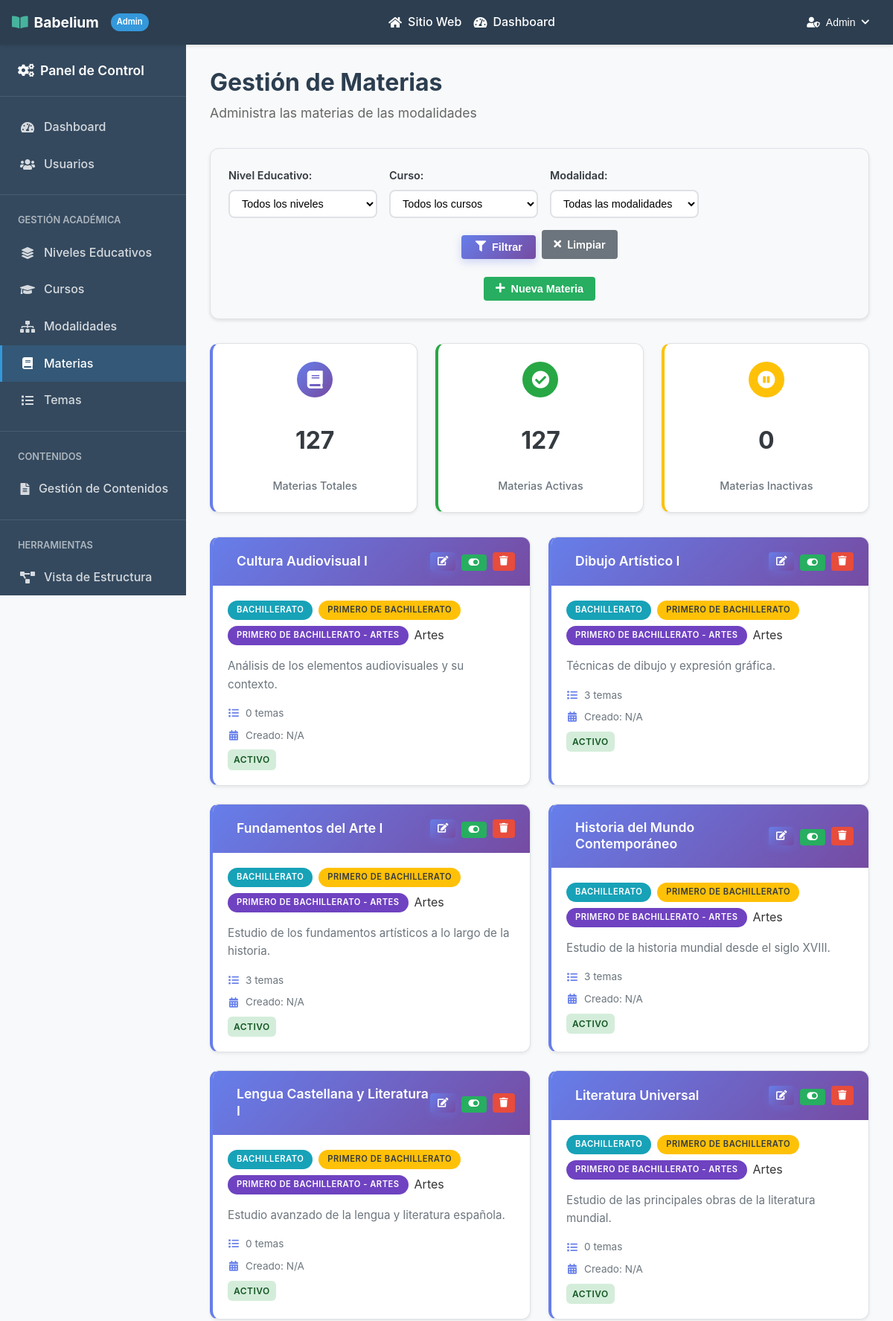
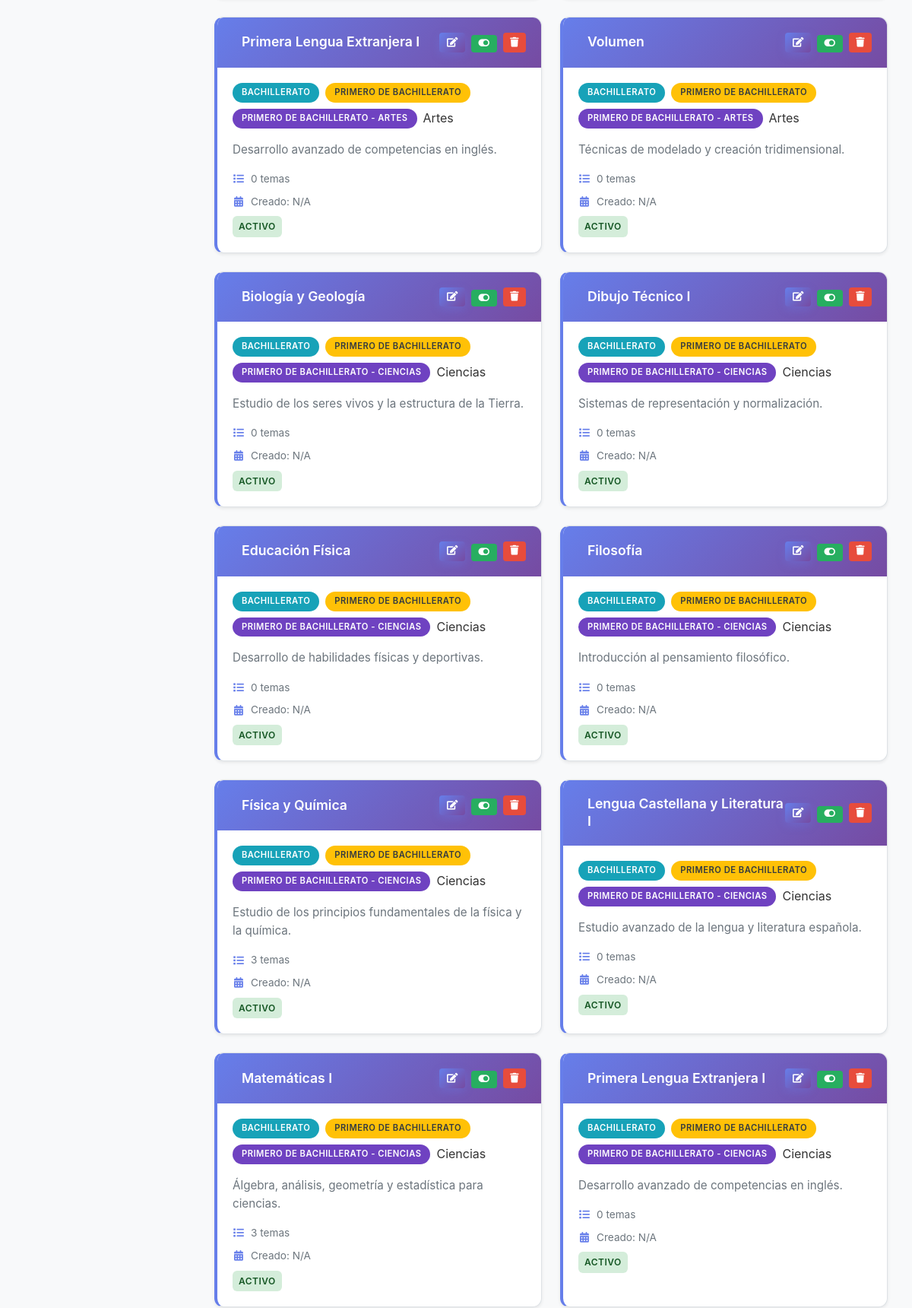
Page /admin/materias.php (signed in, upper part) on the committed database (2 pictures, top to bottom).
### tables this page shows
CREATE TABLE `materias` (
  `id` int(11) NOT NULL,
  `modalidad_curso_id` int(11) NOT NULL,
  `nombre` varchar(255) NOT NULL,
  `descripcion` text DEFAULT NULL,
  `creditos` int(11) DEFAULT 0,
  `obligatoria` tinyint(1) DEFAULT 1,
  `activo` tinyint(1) DEFAULT 1,
  `nivel_id` int(11) DEFAULT NULL
);

### admin/materias.php (the view, shortened to what this page needs)
<?php
require_once('../db/connection.php');
try {
    $where_conditions = [];
    $params = [];
    $param_types = "";
    $where_clause = !empty($where_conditions) ? "WHERE " . implode(" AND ", $where_conditions) : "";
    $query = "
        SELECT mat.*,
           COALESCE(m.nombre, 'Sin modalidad') as modalidad_nombre,
           COALESCE(c.nombre, 'Sin curso') as curso_nombre,
           COALESCE(ne.nombre, 'Sin nivel') as nivel_nombre,
           COALESCE(r.nombre, 'Sin rama') as rama_nombre,
           COALESCE((SELECT COUNT(*) FROM temas WHERE materia_id = mat.id), 0) as total_temas
    FROM materias mat
    LEFT JOIN modalidades_curso m ON mat.modalidad_curso_id = m.id
    LEFT JOIN cursos c ON m.curso_id = c.id
    LEFT JOIN niveles_educativos ne ON c.nivel_id = ne.id
    LEFT JOIN ramas r ON m.rama_id = r.id
    $where_clause
    ORDER BY COALESCE(ne.nombre, 'ZZZ'), COALESCE(c.nombre, 'ZZZ'), COALESCE(m.nombre, 'ZZZ'), mat.nombre
";
    if (!empty($params)) {
        $stmt = $conexion->prepare($query);
        if (!$stmt) {
            throw new Exception("Error preparando consulta: " . $conexion->error);
        }
        $stmt->bind_param($param_types, ...$params);
        $stmt->execute();
        $result = $stmt->get_result();
        $materias = [];
        while ($row = $result->fetch_assoc()) {
            $materias[] = $row;
        }
        $stmt->close();
    } else {
        $result = $conexion->query($query);
        $materias = [];
        while ($row = $result->fetch_assoc()) {
            $materias[] = $row;
        }
    }
} catch (Exception $e) {
    $materias = [];
    $mensaje = "Error al cargar las materias: " . $e->getMessage();
    $tipo_mensaje = "error";
    error_log("Error en materias.php: " . $e->getMessage());
}
$total_materias = count($materias);
$materias_activas = array_filter($materias, function($materia) {
    return $materia['activo'] == 1;
});
$total_activas = count($materias_activas);
$total_inactivas = $total_materias - $total_activas;
?>
<!DOCTYPE html>
<html lang="es">
<head>
    <link rel="stylesheet" href="https://cdnjs.cloudflare.com/ajax/libs/font-awesome/6.5.0/css/all.min.css">
    <link rel="stylesheet" href="../css/reset.css">
    <link rel="stylesheet" href="../css/style.css">
    <link rel="stylesheet" href="../css/admin.css">
    <link rel="stylesheet" href="../css/admin-materias.css">
    <link rel="stylesheet" href="../css/components.css">
</head>
<body>
    <?php include_once "../includes/admin_header.php" ?>
    <div class="admin-container">
        <aside class="admin-sidebar">
            <div class="sidebar-header">
                <h3>
                    <i class="fas fa-cogs"></i>
                    Panel de Control
                </h3>
            </div>
            <nav class="sidebar-nav">
                <a href="dashboard.php" class="nav-item">
                    <i class="fas fa-tachometer-alt"></i>
                    <span>Dashboard</span>
                </a>
                <a href="usuarios.php" class="nav-item">
                    <i class="fas fa-users"></i>
                    <span>Usuarios</span>
                </a>
                <div style="border-top: 1px solid rgba(255,255,255,0.1); margin: 1rem 0;"></div>
                <div style="padding: 0.5rem 1.5rem; color: rgba(255,255,255,0.6); font-size: 0.8rem; font-weight: 600; text-transform: uppercase;">
                    Gestión Académica
                </div>
                <a href="niveles.php" class="nav-item">
                    <i class="fas fa-layer-group"></i>
                    <span>Niveles Educativos</span>
                </a>
                <a href="cursos.php" class="nav-item">
                    <i class="fas fa-graduation-cap"></i>
                    <span>Cursos</span>
                </a>
                <a href="modalidades.php" class="nav-item">
                    <i class="fas fa-sitemap"></i>
                    <span>Modalidades</span>
                </a>
                <a href="materias.php" class="nav-item active">
                    <i class="fas fa-book"></i>
                    <span>Materias</span>
                </a>
                <a href="temas.php" class="nav-item">
                    <i class="fas fa-list"></i>
                    <span>Temas</span>
                </a>
                <div style="border-top: 1px solid rgba(255,255,255,0.1); margin: 1rem 0;"></div>
                <div style="padding: 0.5rem 1.5rem; color: rgba(255,255,255,0.6); font-size: 0.8rem; font-weight: 600; text-transform: uppercase;">
                    Contenidos
                </div>
                <a href="contenidos.php" class="nav-item">
                    <i class="fas fa-file-alt"></i>
                    <span>Gestión de Contenidos</span>
                </a>
                <div style="border-top: 1px solid rgba(255,255,255,0.1); margin: 1rem 0;"></div>
                <div style="padding: 0.5rem 1.5rem; color: rgba(255,255,255,0.6); font-size: 0.8rem; font-weight: 600; text-transform: uppercase;">
                    Herramientas
                </div>
                <a href="estructura.php" class="nav-item">
                    <i class="fas fa-project-diagram"></i>
                    <span>Vista de Estructura</span>
                </a>
            </nav>
        </aside>
        <main class="admin-main">
            <div class="admin-header">
                <h1>Gestión de Materias</h1>
                <p>Administra las materias de las modalidades</p>
            </div>
            <div class="content-filters">
                <form method="GET" class="filters-form">
                    <div class="filter-group">
                        <label for="nivel">Nivel Educativo:</label>
                        <select name="nivel" id="nivel">
                            <option value="">Todos los niveles</option>
                        </select>
                    </div>
                    <div class="filter-group">
                        <label for="curso">Curso:</label>
                        <select name="curso" id="curso">
                            <option value="">Todos los cursos</option>
                        </select>
                    </div>
                    <div class="filter-group">
                        <label for="modalidad">Modalidad:</label>
                        <select name="modalidad" id="modalidad">
                            <option value="">Todas las modalidades</option>
                        </select>
                    </div>
                    <div class="filter-actions">
                        <button type="submit" class="btn btn-primary">
                            <i class="fas fa-filter"></i> Filtrar
                        </button>
                        <a href="materias.php" class="btn btn-secondary">
                            <i class="fas fa-times"></i> Limpiar
                        </a>
                    </div>
                </form>
                <div class="content-actions">
                    <button onclick="openModal('createModal')" class="btn btn-success">
                        <i class="fas fa-plus"></i> Nueva Materia
                    </button>
                </div>
            </div>
            <div class="stats-container">
                <div class="stat-card primary">
                    <div class="stat-icon">
                        <i class="fas fa-book"></i>
                    </div>
                    <div class="stat-number"><?php echo $total_materias; ?></div>
                    <div class="stat-label">Materias Totales</div>
                </div>
                <div class="stat-card success">
                    <div class="stat-icon">
                        <i class="fas fa-check-circle"></i>
                    </div>
                    <div class="stat-number"><?php echo $total_activas; ?></div>
                    <div class="stat-label">Materias Activas</div>
                </div>
                <div class="stat-card warning">
                    <div class="stat-icon">
                        <i class="fas fa-pause-circle"></i>
                    </div>
                    <div class="stat-number"><?php echo $total_inactivas; ?></div>
                    <div class="stat-label">Materias Inactivas</div>
                </div>
            </div>
            <div class="materia-grid">
                <?php if (empty($materias)): ?>
                    <div class="no-data">
                        <i class="fas fa-inbox"></i>
                        <p>No se encontraron materias</p>
                        <small>Crea una nueva materia para empezar</small>
                    </div>
                <?php else: ?>
                    <?php foreach ($materias as $materia): ?>
                        <div class="materia-card <?php echo $materia['activo'] ? '' : 'inactivo'; ?>" style="border-left-color: <?php echo isset($materia['color']) ? htmlspecialchars($materia['color']) : '#667eea'; ?>">
                            <div class="materia-header">
                                <div class="materia-title">
                                    <span class="materia-title-text"><?php echo htmlspecialchars($materia['nombre']); ?></span>
                                </div>
                                <div class="materia-actions">
                                    <button onclick="editMateria(<?php echo json_encode($materia); ?>)" class="btn btn-sm btn-primary" title="Editar">
                                        <i class="fas fa-edit"></i>
                                    </button>
                                    <form method="POST" style="display: inline;">
                                        <button type="submit" class="btn btn-sm <?php echo $materia['activo'] ? 'btn-success' : 'btn-secondary'; ?>" title="<?php echo $materia['activo'] ? 'Desactivar' : 'Activar'; ?>">
                                            <i class="fas fa-<?php echo $materia['activo'] ? 'toggle-on' : 'toggle-off'; ?>"></i>
                                        </button>
                                    </form>
                                    <button onclick="deleteMateria(<?php echo $materia['id']; ?>, <?php echo json_encode($materia['nombre']); ?>, <?php echo $materia['total_temas']; ?>)" class="btn btn-sm btn-danger" title="Eliminar">
                                        <i class="fas fa-trash"></i>
                                    </button>
                                </div>
                            </div>
                            <div class="materia-body">
                                <div class="materia-badges">
                                    <span class="nivel-badge"><?php echo htmlspecialchars($materia['nivel_nombre']); ?></span>
                                    <span class="curso-badge"><?php echo htmlspecialchars($materia['curso_nombre']); ?></span>
                                    <span class="modalidad-badge"><?php echo htmlspecialchars($materia['modalidad_nombre']); ?></span>
                                    <span class="rama-badge"><?php echo htmlspecialchars($materia['rama_nombre']); ?></span>
                                </div>
                                <div class="materia-description">
                                    <?php echo !empty($materia['descripcion']) ? htmlspecialchars($materia['descripcion']) : '<em>Sin descripción</em>'; ?>
                                </div>
                                <div class="materia-meta">
                                    <div class="materia-meta-item">
                                        <i class="fas fa-list"></i>
                                        <span><?php echo $materia['total_temas']; ?> temas</span>
                                    </div>
                                    <div class="materia-meta-item">
                                        <i class="fas fa-calendar-alt"></i>
                                        <span>Creado: <?php echo isset($materia['fecha_creacion']) ? date('d/m/Y', strtotime($materia['fecha_creacion'])) : 'N/A'; ?></span>
                                    </div>
                                    <div class="materia-meta-item">
                                        <span class="estado-badge <?php echo $materia['activo'] ? 'estado-activo' : 'estado-inactivo'; ?>">
                                            <?php echo $materia['activo'] ? 'Activo' : 'Inactivo'; ?>
                                        </span>
                                    </div>
                                </div>
                            </div>
                        </div>
                    <?php endforeach; ?>
                <?php endif; ?>
            </div>
        </main>
    </div>
</body>
</html>

### rows in the picture
materias: nombre "Cultura Audiovisual I", activo 1 (drawn), nivel_nombre "BACHILLERATO", curso_nombre "PRIMERO DE BACHILLERATO", modalidad_nombre "PRIMERO DE BACHILLERATO - ARTES", rama_nombre "Artes", descripcion "Análisis de los elementos audiovisuales y su contexto.", total_temas "0"
materias: nombre "Dibujo Artístico I", activo 1 (drawn), nivel_nombre "BACHILLERATO", curso_nombre "PRIMERO DE BACHILLERATO", modalidad_nombre "PRIMERO DE BACHILLERATO - ARTES", rama_nombre "Artes", descripcion "Técnicas de dibujo y expresión gráfica.", total_temas "3"
materias: nombre "Fundamentos del Arte I", activo 1 (drawn), nivel_nombre "BACHILLERATO", curso_nombre "PRIMERO DE BACHILLERATO", modalidad_nombre "PRIMERO DE BACHILLERATO - ARTES", rama_nombre "Artes", descripcion "Estudio de los fundamentos artísticos a lo largo de la historia.", total_temas "3"
materias: nombre "Historia del Mundo Contemporáneo", activo 1 (drawn), nivel_nombre "BACHILLERATO", curso_nombre "PRIMERO DE BACHILLERATO", modalidad_nombre "PRIMERO DE BACHILLERATO - ARTES", rama_nombre "Artes", descripcion "Estudio de la historia mundial desde el siglo XVIII.", total_temas "3"
materias: nombre "Lengua Castellana y Literatura I", activo 1 (drawn), nivel_nombre "BACHILLERATO", curso_nombre "PRIMERO DE BACHILLERATO", modalidad_nombre "PRIMERO DE BACHILLERATO - ARTES", rama_nombre "Artes", descripcion "Estudio avanzado de la lengua y literatura española.", total_temas "0"
materias: nombre "Literatura Universal", activo 1 (drawn), nivel_nombre "BACHILLERATO", curso_nombre "PRIMERO DE BACHILLERATO", modalidad_nombre "PRIMERO DE BACHILLERATO - ARTES", rama_nombre "Artes", descripcion "Estudio de las principales obras de la literatura mundial.", total_temas "0"
materias: nombre "Primera Lengua Extranjera I", activo 1 (drawn), nivel_nombre "BACHILLERATO", curso_nombre "PRIMERO DE BACHILLERATO", modalidad_nombre "PRIMERO DE BACHILLERATO - ARTES", rama_nombre "Artes", descripcion "Desarrollo avanzado de competencias en inglés.", total_temas "0"
materias: nombre "Volumen", activo 1 (drawn), nivel_nombre "BACHILLERATO", curso_nombre "PRIMERO DE BACHILLERATO", modalidad_nombre "PRIMERO DE BACHILLERATO - ARTES", rama_nombre "Artes", descripcion "Técnicas de modelado y creación tridimensional.", total_temas "0"
materias: nombre "Biología y Geología", activo 1 (drawn), nivel_nombre "BACHILLERATO", curso_nombre "PRIMERO DE BACHILLERATO", modalidad_nombre "PRIMERO DE BACHILLERATO - CIENCIAS", rama_nombre "Ciencias", descripcion "Estudio de los seres vivos y la estructura de la Tierra.", total_temas "0"
materias: nombre "Dibujo Técnico I", activo 1 (drawn), nivel_nombre "BACHILLERATO", curso_nombre "PRIMERO DE BACHILLERATO", modalidad_nombre "PRIMERO DE BACHILLERATO - CIENCIAS", rama_nombre "Ciencias", descripcion "Sistemas de representación y normalización.", total_temas "0"
materias: nombre "Educación Física", activo 1 (drawn), nivel_nombre "BACHILLERATO", curso_nombre "PRIMERO DE BACHILLERATO", modalidad_nombre "PRIMERO DE BACHILLERATO - CIENCIAS", rama_nombre "Ciencias", descripcion "Desarrollo de habilidades físicas y deportivas.", total_temas "0"
materias: nombre "Filosofía", activo 1 (drawn), nivel_nombre "BACHILLERATO", curso_nombre "PRIMERO DE BACHILLERATO", modalidad_nombre "PRIMERO DE BACHILLERATO - CIENCIAS", rama_nombre "Ciencias", descripcion "Introducción al pensamiento filosófico.", total_temas "0"
materias: nombre "Física y Química", activo 1 (drawn), nivel_nombre "BACHILLERATO", curso_nombre "PRIMERO DE BACHILLERATO", modalidad_nombre "PRIMERO DE BACHILLERATO - CIENCIAS", rama_nombre "Ciencias", descripcion "Estudio de los principios fundamentales de la física y la química.", total_temas "3"
materias: nombre "Lengua Castellana y Literatura I", activo 1 (drawn), nivel_nombre "BACHILLERATO", curso_nombre "PRIMERO DE BACHILLERATO", modalidad_nombre "PRIMERO DE BACHILLERATO - CIENCIAS", rama_nombre "Ciencias", descripcion "Estudio avanzado de la lengua y literatura española.", total_temas "0"
materias: nombre "Matemáticas I", activo 1 (drawn), nivel_nombre "BACHILLERATO", curso_nombre "PRIMERO DE BACHILLERATO", modalidad_nombre "PRIMERO DE BACHILLERATO - CIENCIAS", rama_nombre "Ciencias", descripcion "Álgebra, análisis, geometría y estadística para ciencias.", total_temas "3"
materias: nombre "Primera Lengua Extranjera I", activo 1 (drawn), nivel_nombre "BACHILLERATO", curso_nombre "PRIMERO DE BACHILLERATO", modalidad_nombre "PRIMERO DE BACHILLERATO - CIENCIAS", rama_nombre "Ciencias", descripcion "Desarrollo avanzado de competencias en inglés.", total_temas "0"

### other values in the picture
$usuario_actual['nombre'] "Admin"
$total_materias "127"
$total_activas "127"
$total_inactivas "0"
